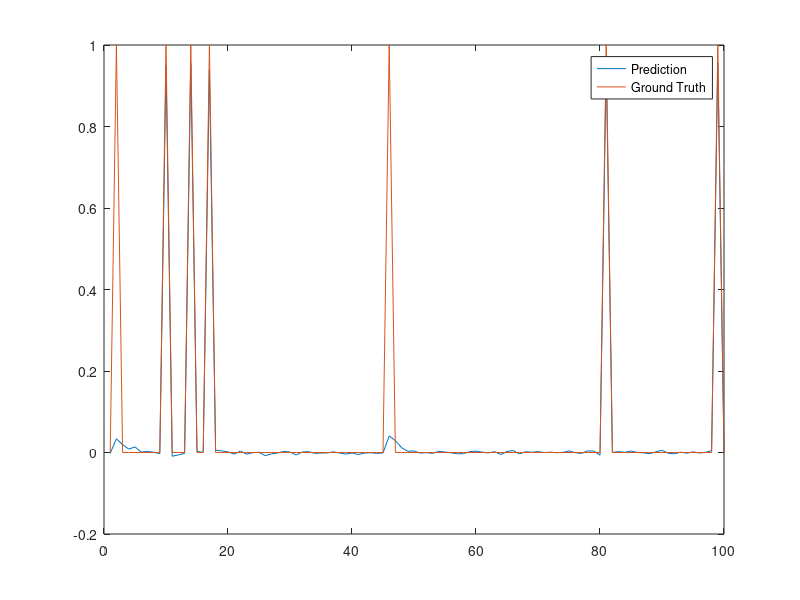
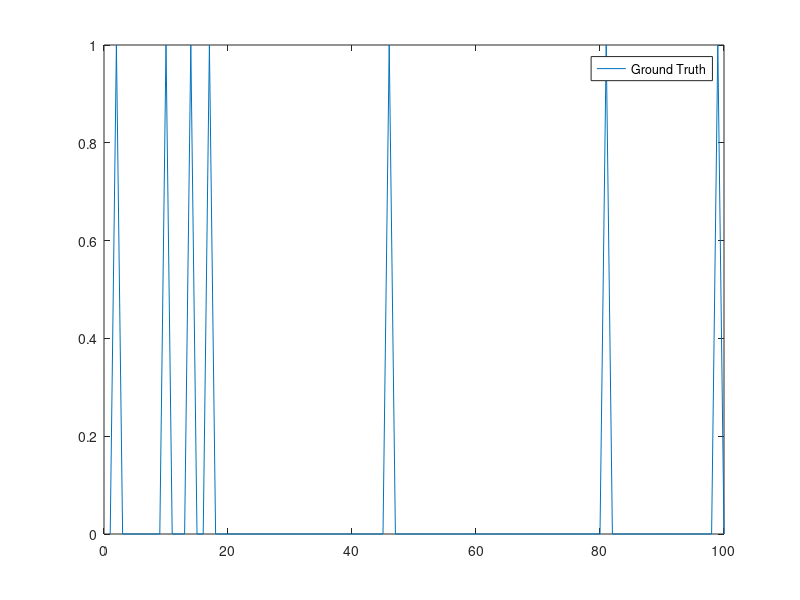
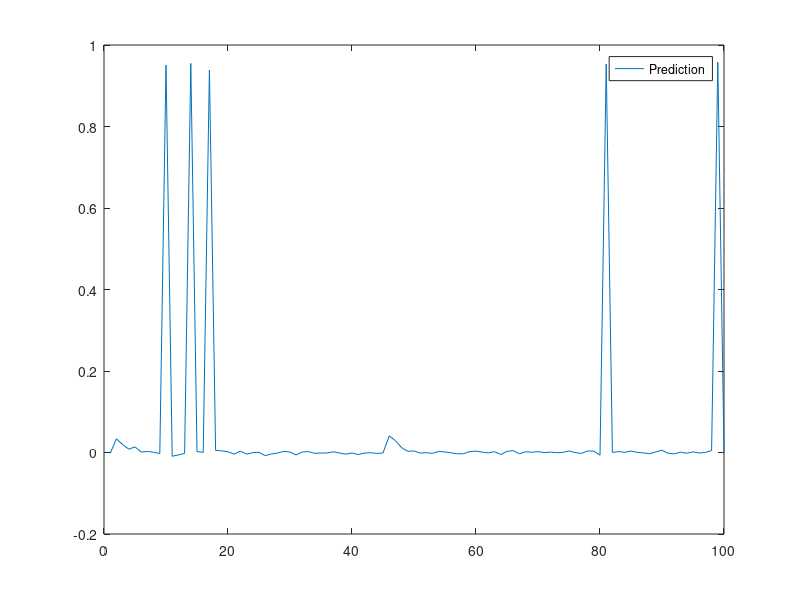

MATLAB code to generate these figures, in order:
%% JHBL (Joint Hierarchical Bayesian Learning) Algorithm
% Based on Sequential Image Recovery Using Joint Hierarchical Bayesian
% Learning (Xiao & Glaubitz 2023)
% By: Shamsher Tamang & Saqlain Anjum

%% Defining Important Variables
J = 10; % Num. Images
n = 100; % Value of n for nXn Dimension
max_iterations = 10^3; % For algorithm stopping condition.
max_difference = 10^(-3); % For algorithm stopping condition.

%% Defining Equation Hyperparameters
eta_alpha = 1;
eta_beta = eta_alpha;
eta_gamma = 2;

theta_alpha = 10^-3;
theta_beta = theta_alpha;
theta_gamma = theta_beta;

%% Defining General Linear Transforms
R = eye(n); % Most general choice for R
K = n; % Number of rows in R

%% Defining the Forward Operator & Data
F = eye(n);  % Forward operators
y = zeros(n,J); % Measured data
x_ground_truth = zeros(n, J); % Ground truth images.
sparsity_level = 8; % number of non-zero entries in idx_pool
noise_mean = 0;     % Defining all noise related parameters
noise_sd = 0.1;
noise_dimension = n;

idx_pool = randi([1, n], sparsity_level, 1);    % the indices to be changed to 1
for j = 1:J
    curr_truth_j = zeros(n, 1);
    curr_truth_j(idx_pool) = 1; % producing row vectors with exactly sparsity_level entries set to 1
                                % at random locations
    x_ground_truth(:, j) = curr_truth_j; 
    noise = noise_mean + noise_sd .* randn(noise_dimension, 1);   % noise of normal distribution with noise_mean and noise_sd
    y(:, j) = F * curr_truth_j + noise;
    idx_pool(end-1:end) = mod(idx_pool(end-1:end), n) + 1;    % update the last two indices to force changes, changes made here
end

%% Initialization (Algorithm Step 1)
x = randn(n, J); % n x J matrix, images to reconstruct
alpha = ones(J, 1); % J x 1 matrix, alpha hyperparameters, noise precision
beta = ones(J, K); % J x K matrix, beta hyperparameters, 
                  % intra-image regularization weight
gamma = ones(J - 1, n); % J-1 x n matrix, gamma hyperparameters, 
                       %  NOTE: gamma is a coupling weight between 
                       %  image x{j} and x{j+1}, so it must be a 
                       %  J-1 x n matrix.                  
%% Algorithmic Iterations (All Remaining Steps)
M = zeros(J, 1);
for j = 1:J
    M(j) = length(y(:, j));
end

for l = 1:max_iterations
    x_old = x;

    % -- alpha update
    for j = 1:J
        alpha(j, :) = (eta_alpha + M(j)/2 - 1) / (theta_alpha + 0.5 * norm(F * x(:, j) - y(:, j))^2);
    end

    % -- beta update
    for j = 1:J
        R_x = R * x(:, j); % k*1
        % beta(j,:) is 1*k for all k
        beta(j, :) = (eta_beta - 0.5) ./ (theta_beta + 0.5 * (R_x(:)).^2);
    end

    % -- gamma update
    for j = 2:J
        % x(j, :) --> 1*n, gamma(j, :) --> 1*n
        gamma(j-1, :) = (eta_gamma - 0.5) ./ (theta_gamma + 0.5 * (x(:, j-1) - x(:, j)).^2);
    end

    % -- x update
    for j = 1:J
        % computing G for each image
        % computing change mask for G and b
        if j == 1
            change_mask_for_G = diag(gamma(j, :));
            change_mask_term_for_b = diag(gamma(j, :)) * x(:, j+1);
        elseif j == J
            change_mask_for_G = diag(gamma(j-1, :));
            change_mask_term_for_b = diag(gamma(j-1, :)) * x(:, j-1);
        else
            change_mask_for_G = diag(gamma(j-1, :)) + diag(gamma(j, :));
            change_mask_term_for_b = diag(gamma(j-1, :)) * x(:, j-1) + diag(gamma(j, :)) * x(:, j+1);
        end
        
        % computing B_j
        B_j = diag(beta(j, :));

        G_j = alpha(j, :)*(F')*F+ (R')*B_j*R + change_mask_for_G;
        b_j = alpha(j, :)*(F')*y(:, j) + change_mask_term_for_b;
                
        % solving x from the linear system in equation 34
        % for solving we use gradient desncet iterating 5 times, citation 24
        % solution of x using citation 24
        r = b_j - G_j * x(:, j);
        for i = 1:5
            G_r = G_j * r;
            step_size = (r')*r/(r'*G_r);
            x(:, j) = x(:, j) + step_size * r;
            r = r - step_size * G_r;
        end

    end
   
    % terminate loop if absolute and relative change condition is met
    % we compute the average absolute and relative change between two subsequent image
    % sequences
    difference = x - x_old;
    absolute_change_norms = vecnorm(difference, 2, 1);
    relative_change_norms = absolute_change_norms ./ vecnorm(x, 2, 1);

    average_absolute_change = sum(absolute_change_norms) / J;
    average_relative_change = sum(relative_change_norms) / J;

    if average_absolute_change < max_difference && average_relative_change < max_difference
        break
    end
end

%% Generating Visualizations
figure;
plot(x(:, 1)); % plotting the first column vector

hold on;

plot(x_ground_truth(:, 1)); % plotting the first column vector
hold off;
legend('Prediction','Ground Truth');

% Side-By-Side Visualizations
figure;
plot(x_ground_truth(:, 1));
legend('Ground Truth')

hold on;

figure;
plot(x(:, 1));
legend('Prediction');
